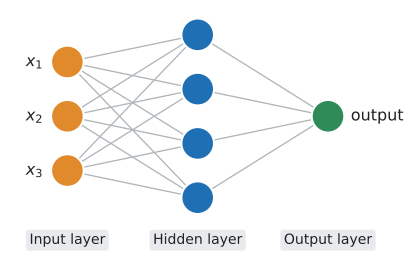

This figure's Python source:
"""A fully connected network: 3 inputs, a hidden layer of 4 neurons, 1 output (Google MLCC)."""

import matplotlib.pyplot as plt
from matplotlib.patches import Circle

from mlrecall.figstyle import BLUE, GREEN, INK, LIGHT, ORANGE, save

layers = [  # (x, labels, colour)
    (0.0, ["$x_1$", "$x_2$", "$x_3$"], ORANGE),
    (2.4, ["", "", "", ""], BLUE),
    (4.8, ["output"], GREEN),
]
ys = {i: [(n - 1) / 2 - k for k in range(n)] for i, (_, labels, _) in enumerate(layers)
      for n in [len(labels)]}  # fmt: skip

fig, ax = plt.subplots(figsize=(5.4, 3.6))
for i in range(len(layers) - 1):
    for y0 in ys[i]:
        for y1 in ys[i + 1]:
            ax.plot([layers[i][0], layers[i + 1][0]], [y0, y1], color="#b0b5ba", lw=1, zorder=1)
for i, (x, labels, color) in enumerate(layers):
    for y, label in zip(ys[i], labels, strict=True):
        ax.add_patch(Circle((x, y), 0.3, fc=color, ec="white", lw=1.5, zorder=2))
        if label:
            ax.text(x - 0.45 if i == 0 else x + 0.42, y, label, va="center",
                    ha="right" if i == 0 else "left", fontsize=12, color=INK)  # fmt: skip
for x, name in [(0.0, "Input layer"), (2.4, "Hidden layer"), (4.8, "Output layer")]:
    ax.text(x, -2.35, name, ha="center", fontsize=10.5, color=INK,
            bbox={"boxstyle": "round,pad=0.25", "fc": LIGHT, "ec": "none"})  # fmt: skip
ax.set(xlim=(-1.1, 6.3), ylim=(-2.7, 2.0), aspect="equal")
ax.axis("off")
save(fig, __file__)
